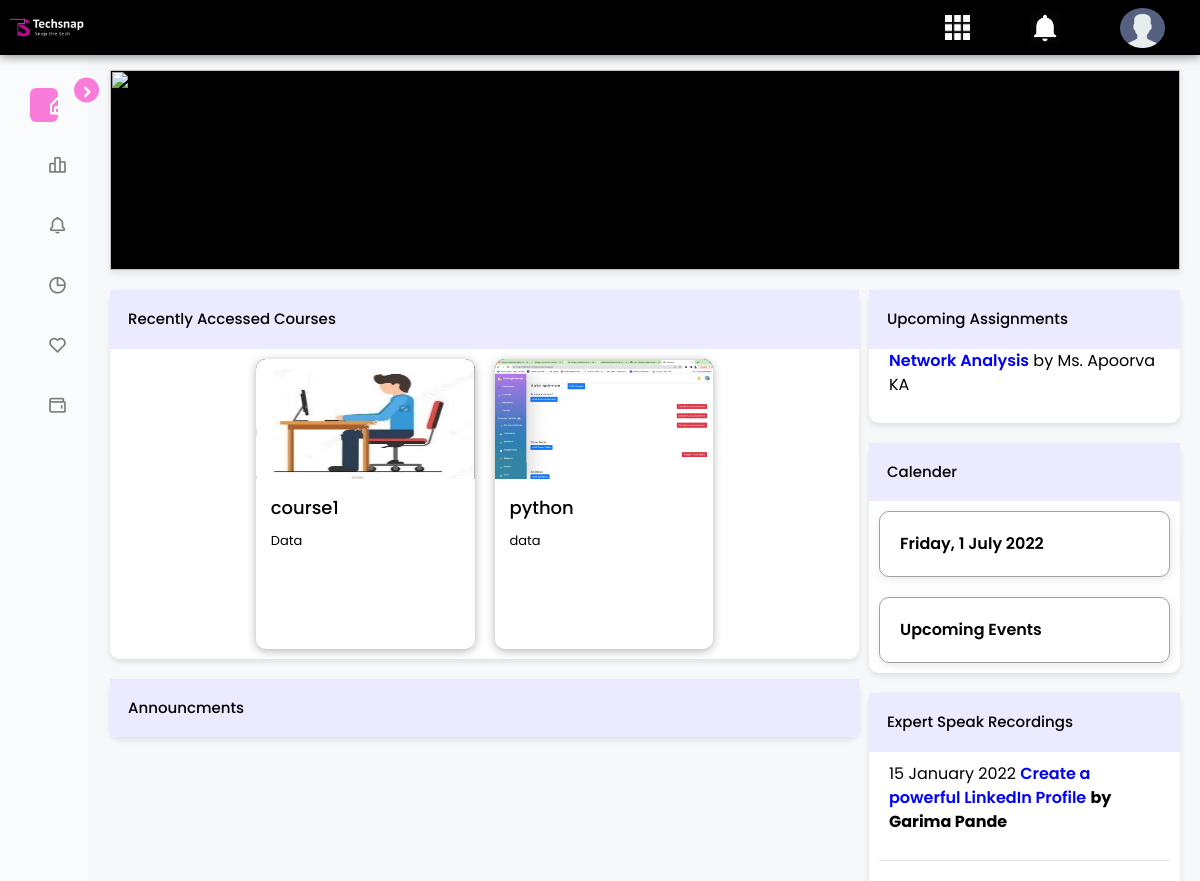
The page /all_courses/ (upper part) on the database as committed earlier.
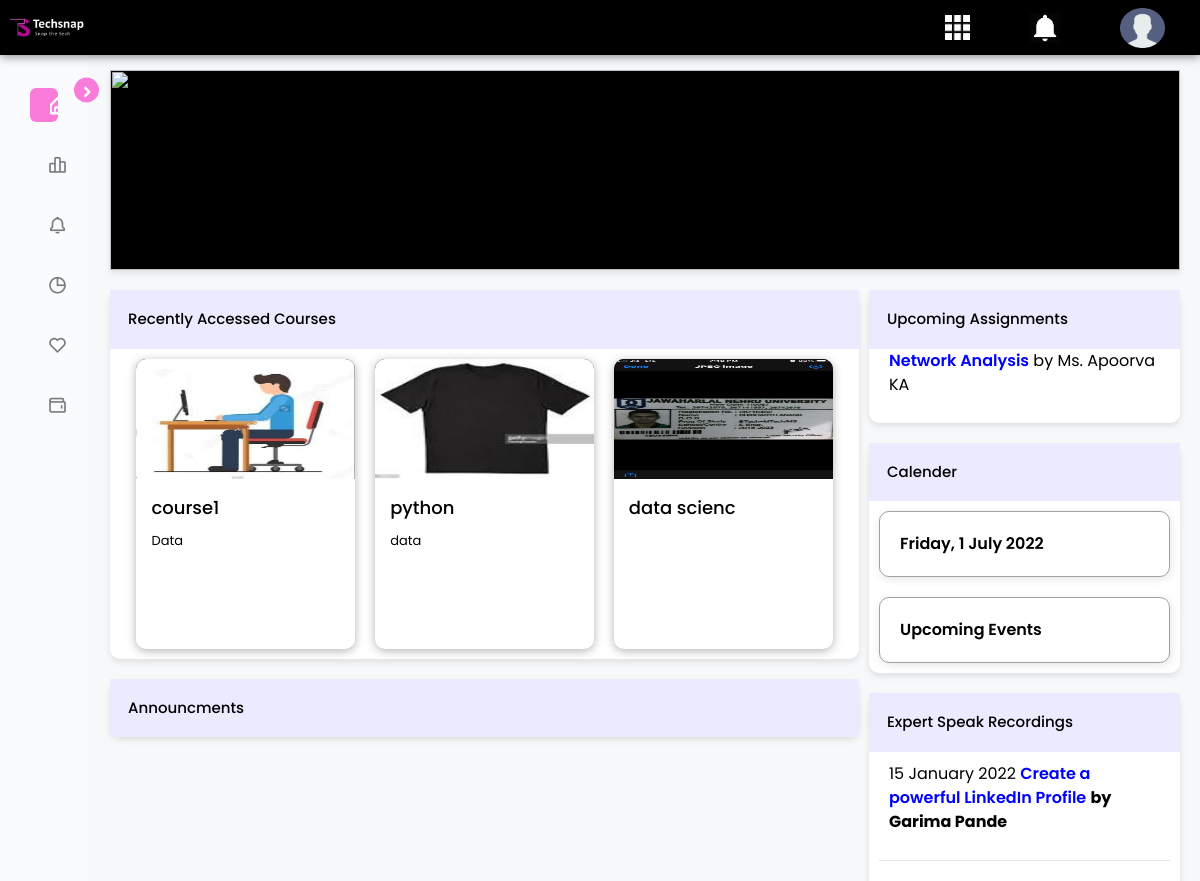
The same page on the database as committed later.
### courses/models.py (models this page shows, shortened)
class course(models.Model):
    title = models.CharField(max_length=200)
    category = models.CharField(max_length=200)
    image = models.ImageField(upload_to='courseImg', null=True, blank=True)
    created_by = models.ForeignKey(User, on_delete=models.CASCADE, related_name='created_courses', null=True)
    course_price = models.CharField(default='FREE', max_length=100)
    course_level = models.CharField(max_length=20, choices=[
            ('Beginner', 'Beginner'),
            ('Intermediate', 'Intermediate'),
            ('Advanced', 'Advanced')
        ],
        default='Beginner'
    )

### courses/views.py (the view)
# urls.py: path('all_courses/', views.all_courses, name='all-courses'),
def all_courses(request):
    all_courses = course.objects.all()
    return render(request, 'all_courses.html', { 'user':request.user,'all_courses':all_courses})

### templates/all_courses.html (shortened to what the changed rows need)
{%load static%}
<!DOCTYPE html>
<html lang="en">
{% load custom_tags %}
<head>
    <link rel="stylesheet" href="{% static "styles/all.css"%}">
    <link rel="stylesheet" href="{% static "styles/style1.css"%}">
    <link rel="stylesheet" href="https://stackpath.bootstrapcdn.com/bootstrap/4.5.0/css/bootstrap.min.css"
>
    <link href='https://unpkg.com/boxicons@2.1.1/css/boxicons.min.css' rel='stylesheet'>
</head>
<body>
    <div class="content-container">
        <section class="home">
            <div class="main-content">
                <div class="leftside-content">
                    <div class="my-courses-container">
                        <section class="content">
                            <div class="wrapper_tab-content">
                                <div class="course-list">
                                    {% for course in all_courses %}
                                    <div class="course-card">
                                        <img
                                            src="{{course.image.url}}">
                                        <div class="details">
                                            <a href="{% url 'courseDetail' course.id %}" target="_blank">{{course.title}}</a>
                                            <p>{{course.category}}</p>
                                        </div>
                                    </div>
                                    {% endfor %}
                            </div>
                        </section>
                    </div>
                </div>
            </div>
        </section>
    </div>
</body>
</html>

Rows that differ between the two databases and show on the page:
changed course "python": image: a different picture
added course: image (picture), title "data scienc"
